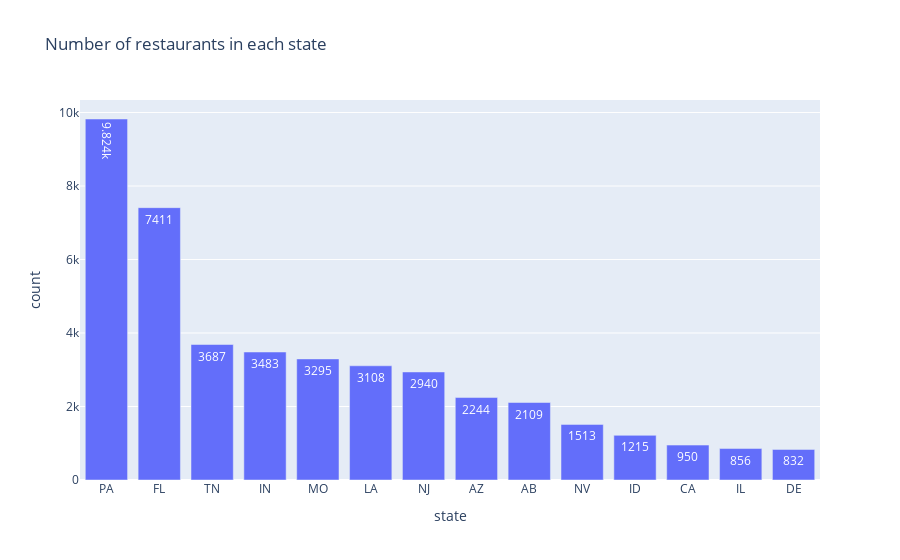

The notebook cell this image was saved under:
### Code cell
# group by state
state_gp = restaurant_df.groupby(['state'])
count_res = state_gp['business_id'].count().sort_values(ascending=False).reset_index(name='count')
count_res = count_res.loc[count_res['count']>2]
count_res_plot = px.bar(count_res, x='state', y='count', text_auto=True, title='Number of restaurants in each state')
count_res_plot.update_layout(
    autosize=True)

### Figure 1 — Plotly figure (JSON) as saved in the notebook; plotly's stock layout.template omitted (floating-point values rounded to 4 significant figures)
{"data": [{"alignmentgroup": "True", "hovertemplate": "state=%{x}<br>count=%{y}<extra></extra>", "legendgroup": "", "marker": {"color": "#636efa", "pattern": {"shape": ""}}, "name": "", "offsetgroup": "", "orientation": "v", "showlegend": false, "textposition": "auto", "texttemplate": "%{y}", "type": "bar", "x": ["PA", "FL", "TN", "IN", "MO", "LA", "NJ", "AZ", "AB", "NV", "ID", "CA", "IL", "DE"], "xaxis": "x", "y": [9824, 7411, 3687, 3483, 3295, 3108, 2940, 2244, 2109, 1513, 1215, 950, 856, 832], "yaxis": "y"}], "layout": {"autosize": true, "barmode": "relative", "legend": {"tracegroupgap": 0}, "title": {"text": "Number of restaurants in each state"}, "xaxis": {"anchor": "y", "domain": [0, 1], "title": {"text": "state"}}, "yaxis": {"anchor": "x", "domain": [0, 1], "title": {"text": "count"}}}}
